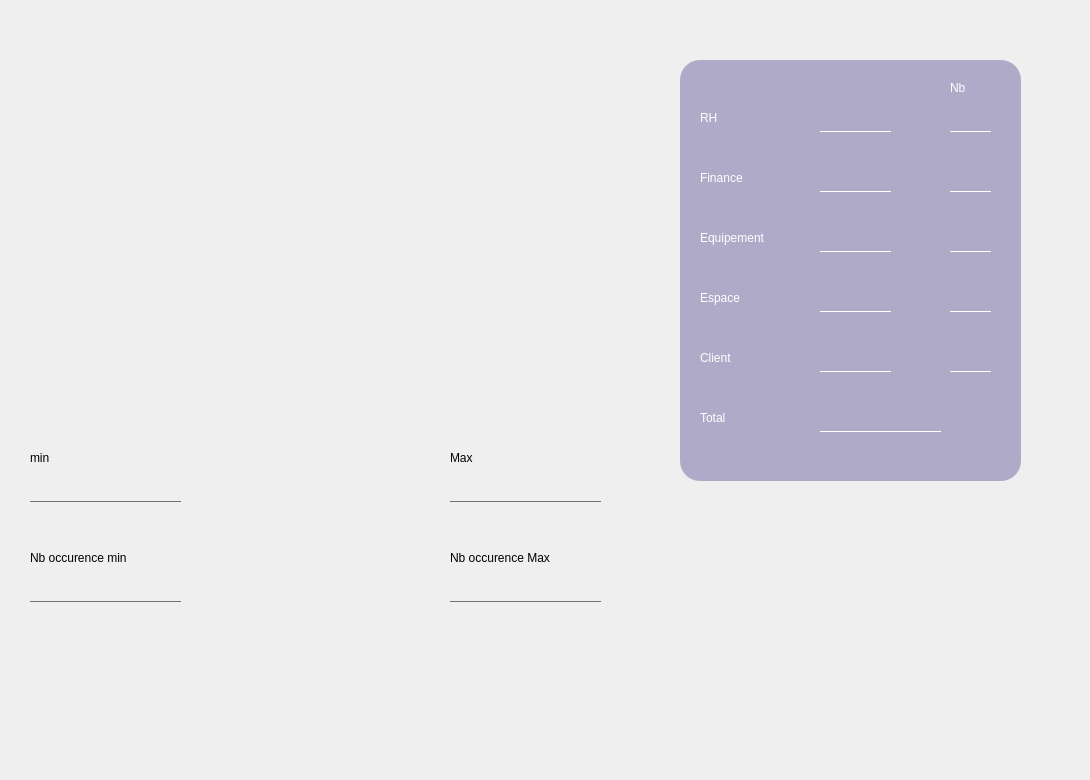
    <widget class="QWidget" name="tab_7">
     <attribute name="title">
      <string>Statistiques</string>
     </attribute>
     <widget class="QFrame" name="horizontalFrame">
      <property name="geometry">
       <rect>
        <x>10</x>
        <y>60</y>
        <width>701</width>
        <height>411</height>
       </rect>
      </property>
      <property name="styleSheet">
       <string notr="true"/>
      </property>
      <layout class="QHBoxLayout" name="horizontalLayout"/>
     </widget>
     <widget class="QLineEdit" name="lineEdit_6">
      <property name="geometry">
       <rect>
        <x>30</x>
        <y>480</y>
        <width>151</width>
        <height>22</height>
       </rect>
      </property>
      <property name="styleSheet">
       <string notr="true">font: 9pt 'Century Gothic';border:none;
border-bottom:1px solid #707172;
background: transparent;
</string>
      </property>
     </widget>
     <widget class="QLineEdit" name="lineEdit_7">
      <property name="geometry">
       <rect>
        <x>30</x>
        <y>580</y>
        <width>151</width>
        <height>22</height>
       </rect>
      </property>
      <property name="styleSheet">
       <string notr="true">font: 9pt 'Century Gothic';border:none;
border-bottom:1px solid #707172;
background: transparent;
</string>
      </property>
     </widget>
     <widget class="QLineEdit" name="lineEdit_5">
      <property name="geometry">
       <rect>
        <x>450</x>
        <y>580</y>
        <width>151</width>
        <height>22</height>
       </rect>
      </property>
      <property name="styleSheet">
       <string notr="true">border:none;
border-bottom:1px solid #707172;
background: transparent;
</string>
      </property>
     </widget>
     <widget class="QLineEdit" name="lineEdit_4">
      <property name="geometry">
       <rect>
        <x>450</x>
        <y>480</y>
        <width>151</width>
        <height>22</height>
       </rect>
      </property>
      <property name="styleSheet">
       <string notr="true">border:none;font: 9pt 'Century Gothic';
border-bottom:1px solid #707172;
background: transparent;
</string>
      </property>
     </widget>
     <widget class="QLineEdit" name="lineEdit_p1">
      <property name="geometry">
       <rect>
        <x>820</x>
        <y>110</y>
        <width>71</width>
        <height>22</height>
       </rect>
      </property>
      <property name="styleSheet">
       <string notr="true">border:none;
border-bottom:1px solid #ffffff;
background: transparent;
color: rgb(255, 255, 255);
font: 10pt &quot;Century Gothic&quot;;</string>
      </property>
     </widget>
     <widget class="QLineEdit" name="lineEdit_p2">
      <property name="geometry">
       <rect>
        <x>820</x>
        <y>170</y>
        <width>71</width>
        <height>22</height>
       </rect>
      </property>
      <property name="styleSheet">
       <string notr="true">border:none;
border-bottom:1px solid #ffffff;
background: transparent;
color: rgb(255, 255, 255);
font:  10pt &quot;Century Gothic&quot;;</string>
      </property>
     </widget>
     <widget class="QLineEdit" name="lineEdit_p3">
      <property name="geometry">
       <rect>
        <x>820</x>
        <y>230</y>
        <width>71</width>
        <height>22</height>
       </rect>
      </property>
      <property name="styleSheet">
       <string notr="true">border:none;
border-bottom:1px solid #ffffff;
background: transparent;
color: rgb(255, 255, 255);
font:  10pt &quot;Century Gothic&quot;;
</string>
      </property>
     </widget>
     <widget class="QLineEdit" name="lineEdit_p4">
      <property name="geometry">
       <rect>
        <x>820</x>
        <y>290</y>
        <width>71</width>
        <height>22</height>
       </rect>
      </property>
      <property name="styleSheet">
       <string notr="true">border:none;
border-bottom:1px solid #ffffff;
background: transparent;
color: rgb(255, 255, 255);
font:  10pt &quot;Century Gothic&quot;;</string>
      </property>
     </widget>
     <widget class="QLineEdit" name="lineEdit_p5">
      <property name="geometry">
       <rect>
        <x>820</x>
        <y>350</y>
        <width>71</width>
        <height>22</height>
       </rect>
      </property>
      <property name="styleSheet">
       <string notr="true">border:none;
border-bottom:1px solid #ffffff;
background: transparent;
color: rgb(255, 255, 255);
font:  10pt &quot;Century Gothic&quot;;</string>
      </property>
     </widget>
     <widget class="QLineEdit" name="lineEdit_tot">
      <property name="geometry">
       <rect>
        <x>820</x>
        <y>410</y>
        <width>121</width>
        <height>22</height>
       </rect>
      </property>
      <property name="styleSheet">
       <string notr="true">border:none;
border-bottom:1px solid #ffffff;
background: transparent;
color: rgb(255, 255, 255);
font:  10pt &quot;Century Gothic&quot;;</string>
      </property>
     </widget>
     <widget class="QLabel" name="label_3">
      <property name="geometry">
       <rect>
        <x>30</x>
        <y>450</y>
        <width>56</width>
        <height>16</height>
       </rect>
      </property>
      <property name="styleSheet">
       <string notr="true">font: 9pt 'Century Gothic';</string>
      </property>
      <property name="text">
       <string>min</string>
      </property>
     </widget>
     <widget class="QLabel" name="label_4">
      <property name="geometry">
       <rect>
        <x>30</x>
        <y>550</y>
        <width>171</width>
        <height>16</height>
       </rect>
      </property>
      <property name="styleSheet">
       <string notr="true">font: 9pt 'Century Gothic';</string>
      </property>
      <property name="text">
       <string>Nb occurence min</string>
      </property>
     </widget>
     <widget class="QLabel" name="label_5">
      <property name="geometry">
       <rect>
        <x>450</x>
        <y>450</y>
        <width>56</width>
        <height>16</height>
       </rect>
      </property>
      <property name="styleSheet">
       <string notr="true">font: 9pt 'Century Gothic';</string>
      </property>
      <property name="text">
       <string>Max</string>
      </property>
     </widget>
     <widget class="QLabel" name="label_6">
      <property name="geometry">
       <rect>
        <x>450</x>
        <y>550</y>
        <width>161</width>
        <height>16</height>
       </rect>
      </property>
      <property name="styleSheet">
       <string notr="true">font: 9pt 'Century Gothic';</string>
      </property>
      <property name="text">
       <string>Nb occurence Max</string>
      </property>
     </widget>
     <widget class="QLabel" name="label_7">
      <property name="geometry">
       <rect>
        <x>700</x>
        <y>110</y>
        <width>56</width>
        <height>16</height>
       </rect>
      </property>
      <property name="styleSheet">
       <string notr="true">color: rgb(255, 255, 255);
font:  10pt &quot;Century Gothic&quot;;</string>
      </property>
      <property name="text">
       <string>RH</string>
      </property>
     </widget>
     <widget class="QLabel" name="label_9">
      <property name="geometry">
       <rect>
        <x>700</x>
        <y>170</y>
        <width>81</width>
        <height>16</height>
       </rect>
      </property>
      <property name="styleSheet">
       <string notr="true">color: rgb(255, 255, 255);
font:  10pt &quot;Century Gothic&quot;;</string>
      </property>
      <property name="text">
       <string>Finance</string>
      </property>
     </widget>
     <widget class="QLabel" name="label_10">
      <property name="geometry">
       <rect>
        <x>700</x>
        <y>230</y>
        <width>111</width>
        <height>16</height>
       </rect>
      </property>
      <property name="styleSheet">
       <string notr="true">color: rgb(255, 255, 255);
font:  10pt &quot;Century Gothic&quot;;</string>
      </property>
      <property name="text">
       <string>Equipement</string>
      </property>
     </widget>
     <widget class="QLabel" name="label_11">
      <property name="geometry">
       <rect>
        <x>700</x>
        <y>290</y>
        <width>91</width>
        <height>16</height>
       </rect>
      </property>
      <property name="styleSheet">
       <string notr="true">color: rgb(255, 255, 255);
font:  10pt &quot;Century Gothic&quot;;</string>
      </property>
      <property name="text">
       <string>Espace</string>
      </property>
     </widget>
     <widget class="QLabel" name="label_23">
      <property name="geometry">
       <rect>
        <x>700</x>
        <y>350</y>
        <width>56</width>
        <height>16</height>
       </rect>
      </property>
      <property name="styleSheet">
       <string notr="true">color: rgb(255, 255, 255);
font:  10pt &quot;Century Gothic&quot;;</string>
      </property>
      <property name="text">
       <string>Client</string>
      </property>
     </widget>
     <widget class="QLabel" name="label_24">
      <property name="geometry">
       <rect>
        <x>700</x>
        <y>410</y>
        <width>56</width>
        <height>16</height>
       </rect>
      </property>
      <property name="styleSheet">
       <string notr="true">color: rgb(255, 255, 255);
font:  10pt &quot;Century Gothic&quot;;</string>
      </property>
      <property name="text">
       <string>Total</string>
      </property>
     </widget>
     <widget class="QLabel" name="label_bg_mail_4">
      <property name="geometry">
       <rect>
        <x>-10</x>
        <y>-40</y>
        <width>1081</width>
        <height>771</height>
       </rect>
      </property>
      <property name="text">
       <string/>
      </property>
     </widget>
     <widget class="QLineEdit" name="lineEdit_n1">
      <property name="geometry">
       <rect>
        <x>950</x>
        <y>110</y>
        <width>41</width>
        <height>22</height>
       </rect>
      </property>
      <property name="styleSheet">
       <string notr="true">border:none;
border-bottom:1px solid #ffffff;
background: transparent;
color: rgb(255, 255, 255);
font: 10pt &quot;Century Gothic&quot;;</string>
      </property>
     </widget>
     <widget class="QLineEdit" name="lineEdit_n2">
      <property name="geometry">
       <rect>
        <x>950</x>
        <y>170</y>
        <width>41</width>
        <height>22</height>
       </rect>
      </property>
      <property name="styleSheet">
       <string notr="true">border:none;
border-bottom:1px solid #ffffff;
background: transparent;
color: rgb(255, 255, 255);
font: 10pt &quot;Century Gothic&quot;;</string>
      </property>
     </widget>
     <widget class="QLineEdit" name="lineEdit_n3">
      <property name="geometry">
       <rect>
        <x>950</x>
        <y>230</y>
        <width>41</width>
        <height>22</height>
       </rect>
      </property>
      <property name="styleSheet">
       <string notr="true">border:none;
border-bottom:1px solid #ffffff;
background: transparent;
color: rgb(255, 255, 255);
font: 10pt &quot;Century Gothic&quot;;</string>
      </property>
     </widget>
     <widget class="QLineEdit" name="lineEdit_n4">
      <property name="geometry">
       <rect>
        <x>950</x>
        <y>290</y>
        <width>41</width>
        <height>22</height>
       </rect>
      </property>
      <property name="styleSheet">
       <string notr="true">border:none;
border-bottom:1px solid #ffffff;
background: transparent;
color: rgb(255, 255, 255);
font: 10pt &quot;Century Gothic&quot;;</string>
      </property>
     </widget>
     <widget class="QLineEdit" name="lineEdit_n5">
      <property name="geometry">
       <rect>
        <x>950</x>
        <y>350</y>
        <width>41</width>
        <height>22</height>
       </rect>
      </property>
      <property name="styleSheet">
       <string notr="true">border:none;
border-bottom:1px solid #ffffff;
background: transparent;
color: rgb(255, 255, 255);
font: 10pt &quot;Century Gothic&quot;;</string>
      </property>
     </widget>
     <widget class="QLabel" name="label_25">
      <property name="geometry">
       <rect>
        <x>950</x>
        <y>80</y>
        <width>56</width>
        <height>16</height>
       </rect>
      </property>
      <property name="styleSheet">
       <string notr="true">color: rgb(255, 255, 255);
font:  10pt &quot;Century Gothic&quot;;</string>
      </property>
      <property name="text">
       <string>Nb</string>
      </property>
     </widget>
     <widget class="QLabel" name="mauve_2">
      <property name="geometry">
       <rect>
        <x>680</x>
        <y>60</y>
        <width>341</width>
        <height>421</height>
       </rect>
      </property>
      <property name="styleSheet">
       <string notr="true">background-color: rgb(175, 170, 200);
font: 9pt 'Century Gothic';
border-radius:20px;</string>
      </property>
      <property name="text">
       <string/>
      </property>
     </widget>
     <zorder>label_bg_mail_4</zorder>
     <zorder>mauve_2</zorder>
     <zorder>horizontalFrame</zorder>
     <zorder>lineEdit_6</zorder>
     <zorder>lineEdit_7</zorder>
     <zorder>lineEdit_5</zorder>
     <zorder>lineEdit_4</zorder>
     <zorder>lineEdit_p1</zorder>
     <zorder>lineEdit_p2</zorder>
     <zorder>lineEdit_p3</zorder>
     <zorder>lineEdit_p4</zorder>
     <zorder>lineEdit_p5</zorder>
     <zorder>lineEdit_tot</zorder>
     <zorder>label_3</zorder>
     <zorder>label_4</zorder>
     <zorder>label_5</zorder>
     <zorder>label_6</zorder>
     <zorder>label_7</zorder>
     <zorder>label_9</zorder>
     <zorder>label_10</zorder>
     <zorder>label_11</zorder>
     <zorder>label_23</zorder>
     <zorder>label_24</zorder>
     <zorder>lineEdit_n1</zorder>
     <zorder>lineEdit_n2</zorder>
     <zorder>lineEdit_n3</zorder>
     <zorder>lineEdit_n4</zorder>
     <zorder>lineEdit_n5</zorder>
     <zorder>label_25</zorder>
    </widget>
